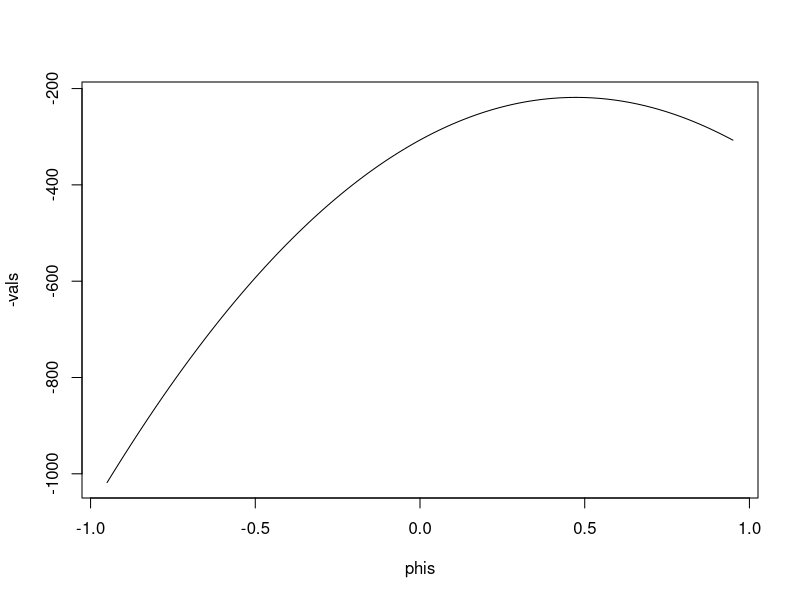
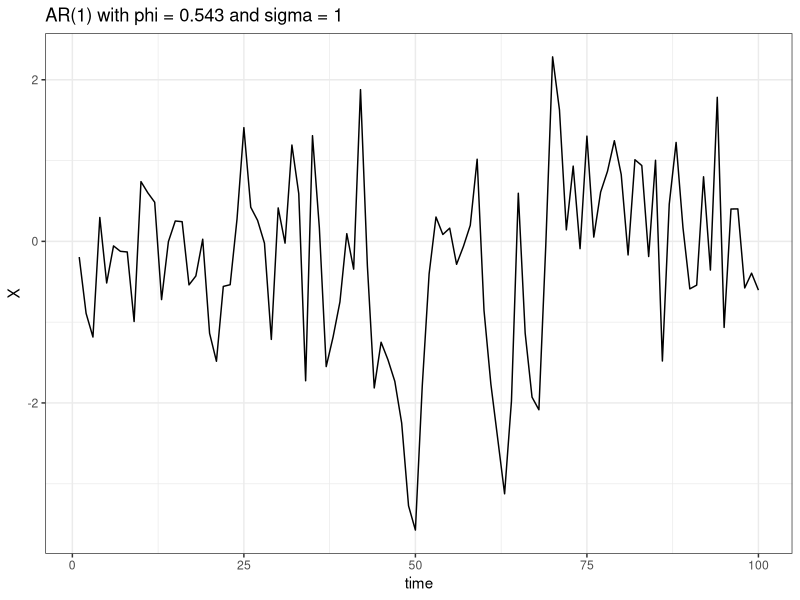
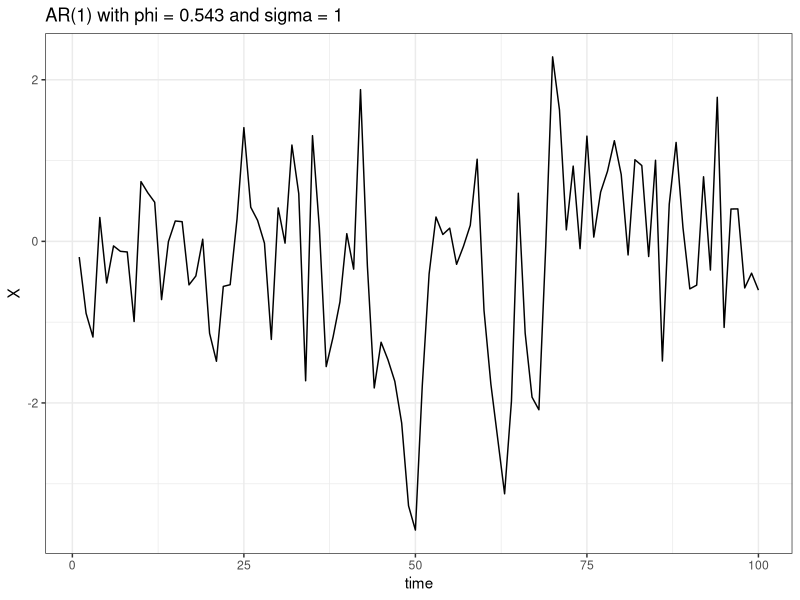

Reproduce these figures in R, in order.
library(tidyverse)
set.seed(4060)

# exercise 2


# a)

phi <- 0.543
n   <- 100
burn <- 200

W <- rnorm(n + burn)
X <- numeric(n + burn)
X[1] <- rnorm(1, sd = 1 / sqrt(1 - phi^2))

for (t in 2:(n + burn)) {
  X[t] <- phi * X[t - 1] + W[t]
}

X <- X[(burn + 1):(burn + n)]

df_X <- tibble(
  time = 1:n,
  X = X
)

p <- ggplot(df_X, aes(time, X)) +
  geom_line() +
  theme_bw() +
  labs(title = "AR(1) with phi = 0.543 and sigma = 1")

ggsave("plots/ar1_phi543.pdf", p, width = 12, height = 6)

df_X


# b)

loglik <- function(phi, X) {
  n <- length(X)
  term1 <- 0.5 * log(1 - phi^2)
  term2 <- -0.5 * (1 - phi^2) * X[1]^2
  term3 <- -0.5 * sum((X[2:n] - phi * X[1:(n-1)])^2)
  term1 + term2 + term3
}

score <- function(phi, X) {
  n <- length(X)
  part1 <- -phi / (1 - phi^2)
  part2 <- X[1]^2 * phi
  part3 <- sum((X[2:n] - phi * X[1:(n-1)]) * X[1:(n-1)])
  part1 + part2 + part3
}

Jn <- function(phi, X) {
  n <- length(X)
  s2 <- sum(X[1:(n-1)]^2)
  part1 <- -(1 + phi^2) / (1 - phi^2)^2
  part2 <- -sum(X[1]^2)
  part3 <- -s2
  -(1/n) * (part1 + part2 + part3)
}

loglik(phi, X)
score(phi, X)
Jn(phi, X)


# c) 

meansq <- cumsum(X^2) / (1:n)
tail(meansq, 5)


# e) 

f_ar1 <- function(w, phi) {
  (1/(2*pi)) / (1 + phi^2 - 2*phi*cos(2*pi*w))
}

whittle <- function(phi, x){
  n <- length(x)
  j <- 1:floor((n-1)/2)
  w <- j/n
  dx <- fft(x) / sqrt(n)
  Iw <- Mod(dx[j+1])^2
  sum(log(f_ar1(w,phi)) + Iw / f_ar1(w,phi))
}

# f) 

phis <- seq(-0.95, 0.95, by=0.01)
vals <- sapply(phis, whittle, x=X)
plot(phis, -vals, type="l")
ggsave("plots/whittle_curve.pdf", width=10, height=4)

# g) 

sim_compare <- function(n, R=300, phi=0.543){
  rmse <- function(est) sqrt(mean((est - phi)^2))
  
  ml <- wh <- numeric(R)
  for(r in 1:R){
    W <- rnorm(n+200)
    Z <- numeric(n+200)
    Z[1] <- rnorm(1, sd = 1/sqrt(1-phi^2))
    for(t in 2:(n+200)) Z[t] <- phi*Z[t-1]+W[t]
    x <- Z[(200+1):(200+n)]
    
    ml[r] <- optimize(function(a) -loglik(a, x), c(-0.99, 0.99))$minimum
    wh[r] <- optimize(function(a) whittle(a, x), c(-0.99, 0.99))$minimum
  }
  c(RMSE_ML = rmse(ml), RMSE_Whittle = rmse(wh))
}

sim_compare(100)
sim_compare(500)
sim_compare(1000)

# h) 

curv <- function(phi) {
  j <- 1:floor((n-1)/2)
  w <- j/n
  sum( (phi - cos(2*pi*w))^2 * f_ar1(w,phi)^2 )
}
curv(phi)


